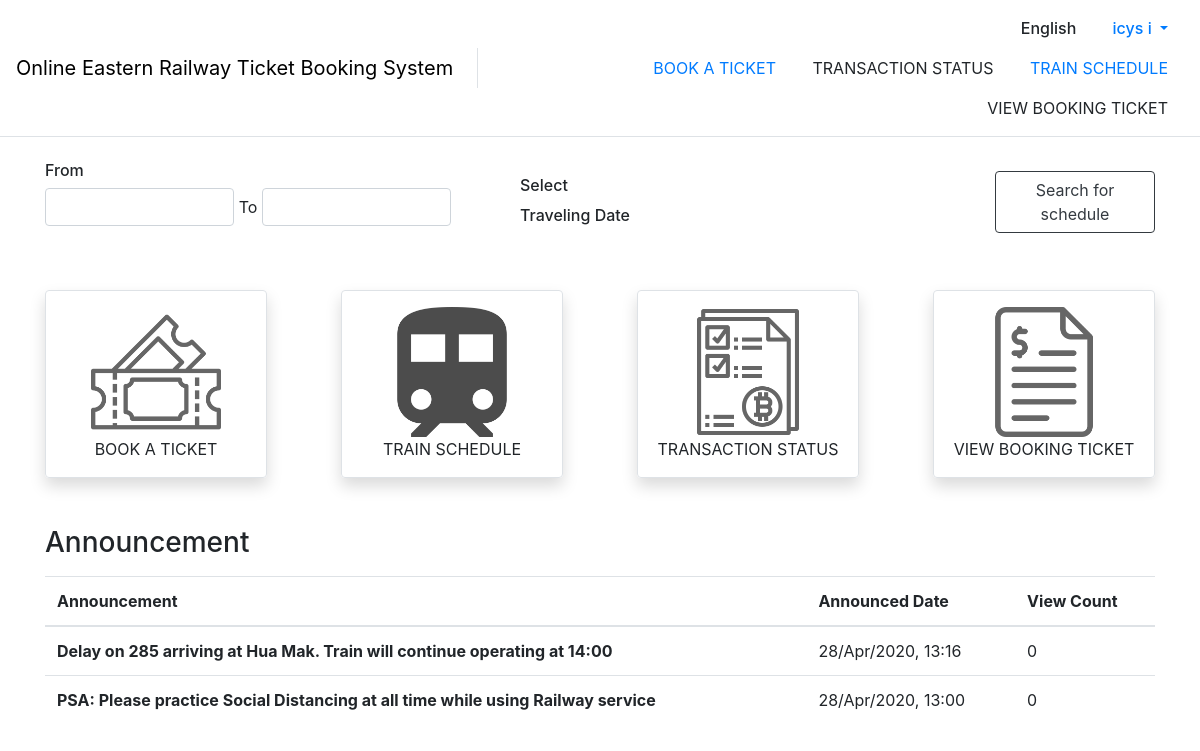
/ (signed in), run on the app's committed database.
### announcement/models.py (models this page shows)
class Announcement(models.Model):
    announcer_user = models.ForeignKey(
        Announcer, on_delete=models.CASCADE, null=True)
    announce_text = models.TextField()
    announce_time = models.DateTimeField()
    view_count = models.IntegerField()

### announcement/views.py (the view)
# urls.py: path('', announcement.views.dashboard, name="dashboard"),
def dashboard(request):
    context = prepare_context(request, show_navbar=True)
    context = {
        'show_navbar': True,
        'announcement': Announcement.objects.order_by("-announce_time")
    }
    return render(request, 'dashboard.html', context=context)

### account/utils.py (called while the page is built)
def prepare_context(request, show_navbar=True):
    context = {
        'show_navbar': show_navbar
    }
    if request.user.is_authenticated:
        user = User.objects.get(username=request.user.username)
        context['current_user'] = user
    return context

### templates/dashboard.html (shortened to what this page needs)
{% extends "base.html" %}
{% load static %}
{% block content %}
  <div class="my-4">
    <section>
      <div class="row justify-content-center align-items-center">
        <div class="col-12 col-lg-5">
          <h6>From</h6>
          <div class="form-group ml-0">
            <input type="text" class="form-control d-inline-block" style="width: 42.5%" name="" id="" placeholder="">
            <span>To</span>
            <input type="text" class="form-control d-inline-block" style="width: 42.5%" name="" id="" placeholder="">
          </div>
        </div>
        <div class="col-12 col-lg-5 my-3 my-lg-0">
          <h6>Select</h6>
          <span style="font-weight: 500">Traveling Date</span>
        </div>
        <div class="col-12 col-lg-2">
          <button type="button" class="btn btn-outline-dark">Search for schedule</button>
        </div>
      </div>
    </section>
    <section class="my-5">
      <div class="d-flex flex-wrap justify-content-between" style="font-weight: 200">
        <a class="btn btn-dashboard-link border shadow p-3" href={% url 'searchSchedules' %}>
          <img src="{% static 'image/validating-ticket.png' %}" class="mx-auto img-fluid" alt="Book a ticket">
          <p class="my-auto">BOOK A TICKET</p>
        <a class="btn btn-dashboard-link border shadow p-3" href={% url 'searchTimetable' %}>
          <img src="{% static 'image/train.png' %}" class="mx-auto img-fluid" alt="Train schedule">
          <p class="my-auto">TRAIN SCHEDULE</p>
        <a class="btn btn-dashboard-link border shadow p-3">
          <img src="{% static 'image/transaction.png' %}" class="mx-auto img-fluid" alt="Transaction status">
          <p class="my-auto">TRANSACTION STATUS</p>
        </a>
        <a class="btn btn-dashboard-link border shadow p-3">
          <img src="{% static 'image/bill.png' %}" class="mx-auto img-fluid" alt="View booking ticket">
          <p class="my-auto">VIEW BOOKING TICKET</p>
        </a>
      </div>
    </section>
    <section class="my-5">
      <h3>Announcement</h3>
      <table class="table mt-3">
        <thead>
        <tr>
          <th scope="col">Announcement</th>
          <th scope="col">Announced Date</th>
          <th scope="col">View Count</th>
        </tr>
        </thead>
        <tbody>
        {% for a in announcement %}
          <div data-toggle="collapse" href="#collapse_{{ a.id }}" role="button"
               aria-expanded="false" aria-controls="collapse_{{ a.id }}" style="cursor: pointer">
            <tr>
              <th scope="row">{{ a.announce_text|truncatechars:100 }}</th>
              <td>{{ a.announce_time|date:'d/M/yy' }}, {{ a.announce_time|time:'H:i' }}</td>
              <td>{{ a.view_count }}</td>
            </tr>
          </div>
        {% endfor %}
        </tbody>
      </table>
    </section>
  </div>
{% endblock content %}

### templates/base.html (shortened to what this page needs)
<!DOCTYPE html>
{% load static %}
<html lang="en">
<head>
  <link rel="stylesheet" type="text/css" href="{% static 'css/bootstrap.min.css'%}">
  <link rel="stylesheet" type="text/css" href="{% static 'css/bootstrap-select.min.css'%}">
  <link rel="stylesheet" type="text/css" href="{% static 'css/styles.css'%}">
</head>
<body>
  {% if show_navbar %}
  <nav class="navbar navbar-expand-lg navbar-light border-bottom">
    <div class="d-none d-lg-flex w-100 justify-content-center align-items-center">
      <div class="navbar-brand border-right pr-4 h-50">
        <div class="my-auto">
          <a class="d-inline-block my-auto"  href={% url 'dashboard' %} style="text-decoration: none; color: black;">Online Eastern Railway Ticket Booking System </a>
        </div>
      </div>
      <div class="text-right w-100">
        <div class="row align-content-right">
          <div class="col" style="font-weight: 500;">
            <a class="nav-link d-inline-block">English</a>
            {% if request.user.is_authenticated %}
              <div class="nav-item dropdown d-inline-block">
                <a class="nav-link dropdown-toggle" href="#" id="profileDropdown" role="button" data-toggle="dropdown" aria-haspopup="true" aria-expanded="false">
                  {% if user.first_name and user.last_name %}
                    {{ user.first_name }} {{ user.last_name }}
                  {% else %}
                    {{ user.username}}
                  {% endif %}
                </a>
              </div>
            {% else %}
              <a class="nav-link d-inline-block" href={% url 'login'%}>Login</a>
            {% endif %}
          </div>
        </div>
        <div class="row align-content-right">
          <div class="col text-uppercase">
            <a class="nav-link d-inline-block" href={% url 'searchSchedules' %}>BOOK A TICKET</a>
            <a class="nav-link d-inline-block">TRANSACTION STATUS</a>
            <a class="nav-link d-inline-block" href={% url 'searchTimetable' %}>TRAIN SCHEDULE</a>
            <a class="nav-link d-inline-block">VIEW BOOKING TICKET</a>
          </div>
        </div>
      </div>
    </div>
  </nav>
  {% endif %}
  <div id="content" class="container appear-fade-start">
    {% block content %}
    {% endblock content %}
  </div>
</body>
</html>

### static/css/styles.css (style rules this page uses)
body { font-family: -apple-system, BlinkMacSystemFont, "Segoe UI", Roboto, "Sarabun", "Helvetica Neue", Arial, "Noto Sans", sans-serif, "Apple Color Emoji", "Segoe UI Emoji", "Segoe UI Symbol", "Noto Color Emoji" !important; }
.appear-fade-start { opacity: 0; animation: appear-fade 0.25s ease-out 0.1s 1 forwards; }

### templates/dashboard.html (style rules this page uses)
.btn.btn-dashboard-link { position: relative; width: 20%; min-width: 150px; transition: 0.5s all ease-in-out; }

### data on the page
Announcement: announce_text "Delay on 285 arriving at Hua Mak. Train will continue operating at 14:00", announce_time "28/Apr/2020", announce_time "13:16", view_count "0"
Announcement: announce_text "PSA: Please practice Social Distancing at all time while using Railway service", announce_time "28/Apr/2020", announce_time "13:00", view_count "0"

### other printed values
{{ user.first_name }} "icys"
{{ user.last_name }} "i"
